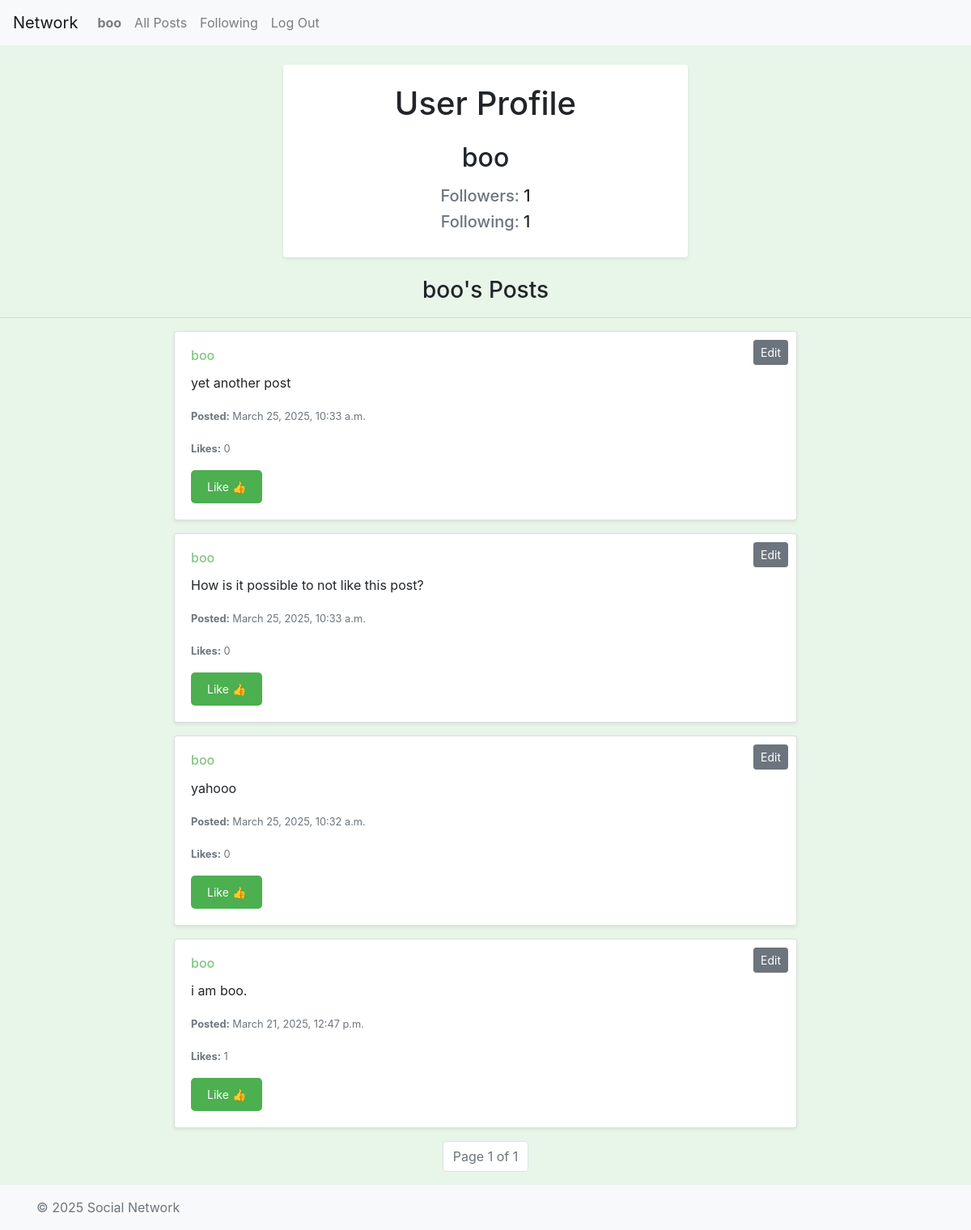
Page /profile/boo (signed in) on the committed database.
### network/models.py (models this page shows, shortened)
class User(AbstractUser):
    pass

class Post(models.Model):
    author = models.ForeignKey(User, on_delete=models.CASCADE, related_name="posts")
    content = models.TextField()
    created_at = models.DateTimeField(auto_now_add=True)

### network/views.py (the view)
# urls.py: path("profile/<str:username>", views.profile, name="profile"),
@login_required
def profile(request, username):
    profile_user = get_object_or_404(User, username=username)
    posts = Post.objects.filter(author=profile_user).annotate(likes_count=Count('like')).order_by('-created_at')
    is_following = request.user.following.filter(following=profile_user).exists()
    paginator = Paginator(posts, 10)
    page_number = request.GET.get('page')
    page_obj = paginator.get_page(page_number)
    return render(request, 'network/profile.html', {
        'profile_user': profile_user,
        'is_following': is_following,
        'page_obj': page_obj
    })

### network/templates/network/profile.html (shortened to what this page needs)
{% extends 'network/layout.html' %}
{% block body %}
<br>
<div class="profile-container bg-white p-4 rounded shadow-sm text-center" style="max-width: 500px; margin: 0 auto;">
    <h1 class="mb-4">User Profile</h1>
    <h2 class="mb-3">{{ profile_user.username }}</h2>
    <div class="mt-3">
        <h5><span class="text-muted">Followers:</span> {{ profile_user.followers.count }}</h5>
        <h5><span class="text-muted">Following:</span> {{ profile_user.following.count }}</h5>
    </div>
</div>
<br>
<h3 class="mb-3 text-center">{{ profile_user.username }}'s Posts</h3>
<hr>
{% if page_obj %}
<div class="container" style="max-width: 800px;">
    {% for post in page_obj %}
    <div class="card mb-3 shadow-sm">
        <div class="card-body">
            {% if user == post.author %}
                    <div style="position: absolute; top: 10px; right: 10px;">
                        <button class="btn btn-sm btn-secondary edit-button" data-post-id="{{ post.id }}">Edit</button>
                    </div>
                {% endif %}
            <h6 class="card-title">
                <a href="{% url 'profile' post.author.username %}">{{ post.author.username }}</a>
            </h6>
            <p class="card-text" id="post-content-{{ post.id }}">{{ post.content }}</p>
            <p class="card-text text-muted">
                <small><b>Posted:</b> {{ post.created_at }}</small>
            </p>
            <p class="card-text text-muted">
                <small><b>Likes:</b> <span id="like-count-{{ post.id }}">{{ post.likes_count }}</span></small>
            </p>
            {% if user.is_authenticated %}
            <button class="like-button" data-post-id="{{ post.id }}" data-url="{% url 'like' post.id %}">
                {% if user in post.like_set.all %}
                    Unlike 👎
                {% else %}
                    Like 👍
                {% endif %}
            </button>
            {% endif %}
        </div>
    </div>
    {% endfor %}
</div>
{% else %}
<p class="text-center text-muted">No posts yet.</p>
{% endif %}
<nav aria-label="Page navigation">
    <ul class="pagination justify-content-center">
        <li class="page-item disabled">
            <a class="page-link">Page {{ page_obj.number }} of {{ page_obj.paginator.num_pages }}</a>
        </li>
    </ul>
</nav>
{% endblock %}

### network/templates/network/layout.html (shortened to what this page needs)
{% load static %}
<!DOCTYPE html>
<html lang="en">
    <head>
        <link rel="stylesheet" href="https://stackpath.bootstrapcdn.com/bootstrap/4.4.1/css/bootstrap.min.css">
        <link href="{% static 'network/styles.css' %}" rel="stylesheet">
    </head>
    <body class="d-flex flex-column min-vh-100">
        <nav class="navbar navbar-expand-lg navbar-light bg-light">
            <a class="navbar-brand" href="{% if user.is_authenticated %}{% url 'index' %}{% else %}{% url 'landing' %}{% endif %}">Network</a>
            <div>
              <ul class="navbar-nav mr-auto">
                {% if user.is_authenticated %}
                    <li class="nav-item">
                        <a class="nav-link" href="{% url 'profile' user.username %}"><strong>{{ user.username }}</strong></a>
                    </li>
                {% endif %}
                <li class="nav-item">
                  <a class="nav-link" href="{% url 'index' %}">All Posts</a>
                </li>
                {% if user.is_authenticated %}
                    <li class="nav-item">
                        <a class="nav-link" href="{% url 'following' %}">Following</a>
                    </li>
                    <li class="nav-item">
                        <a class="nav-link" href="{% url 'logout' %}">Log Out</a>
                    </li>
                {% endif %}
              </ul>
            </div>
          </nav>
        <div class="body">
            {% block body %}
            {% endblock %}
        </div>
    </body>
    <footer class="footer mt-auto py-3 bg-light">
        <div class="container">
            <span class="text-muted">© 2025 Social Network</span>
        </div>
    </footer>
</html>

### network/static/network/styles.css (style rules this page uses)
body { background: #e8f5e9; }
a { color: #81c784; text-decoration: none; }
.like-button { background-color: #4caf50; color: white; border: none; padding: 10px 20px; border-radius: 5px; cursor: pointer; font-size: 14px; }

### rows in the picture
User: username "boo", followers.count "1", following.count "1"
Post: author.username "boo", content "yet another post", created_at "March 25, 2025, 10:33 a.m.", likes_count "0", shows "Like 👍"
Post: author.username "boo", content "How is it possible to not like this post?", created_at "March 25, 2025, 10:33 a.m.", likes_count "0", shows "Like 👍"
Post: author.username "boo", content "yahooo", created_at "March 25, 2025, 10:32 a.m.", likes_count "0", shows "Like 👍"
Post: author.username "boo", content "i am boo.", created_at "March 21, 2025, 12:47 p.m.", likes_count "1", shows "Like 👍"

### other values in the picture
{{ page_obj.number }} "1"
{{ page_obj.paginator.num_pages }} "1"
